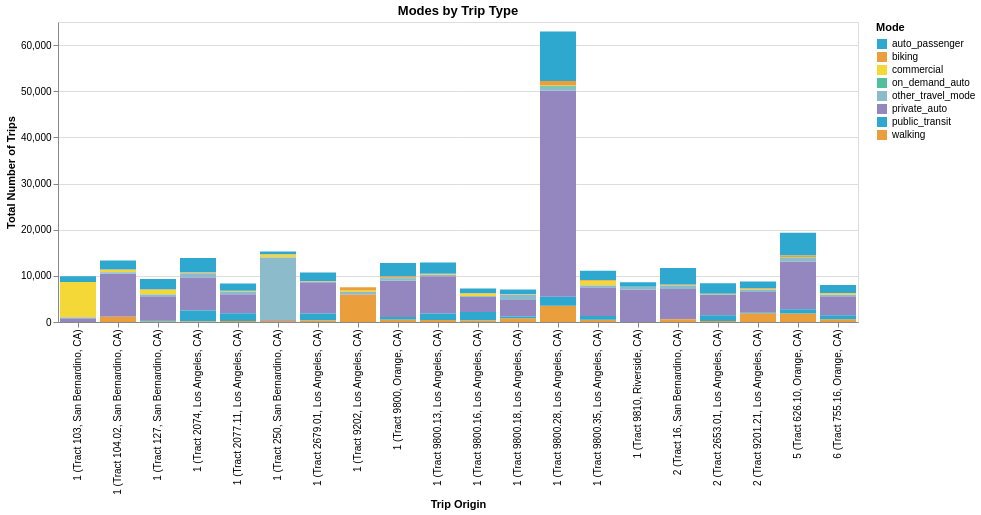

Source (notebook cell):
### Code cell
alt.Chart(modes_breakdown).mark_bar().encode(
    x=alt.X("Trip Grouping:O", title = "Trip Origin"),
    y=alt.Y("Total Trips:Q", title="Total Number of Trips"),
    color=alt.Color("Mode:N", scale=alt.Scale(range=cp.CALITP_CATEGORY_BRIGHT_COLORS)),
    tooltip = ['Total Trips', 'Mode']
    ).properties(
    width=800,  
    height=300,
    title='Modes by Trip Type')

### Figure 1 — Vega specification as saved in the notebook (floating-point values rounded to 4 significant figures; data arrays with more than 128 entries replaced by an {"elided": "..."} marker saying what was removed)
{"$schema": "https://vega.github.io/schema/vega/v5.json", "data": [{"name": "source_0", "values": {"elided": "149 records"}}, {"name": "source_0_x_domain_Trip Grouping", "values": [{"Trip Grouping": "1 (Tract 127, San Bernardino, CA)"}, {"Trip Grouping": "1 (Tract 9202, Los Angeles, CA)"}, {"Trip Grouping": "1 (Tract 9800.28, Los Angeles, CA)"}, {"Trip Grouping": "1 (Tract 2074, Los Angeles, CA)"}, {"Trip Grouping": "1 (Tract 9800.16, Los Angeles, CA)"}, {"Trip Grouping": "1 (Tract 103, San Bernardino, CA)"}, {"Trip Grouping": "2 (Tract 9201.21, Los Angeles, CA)"}, {"Trip Grouping": "1 (Tract 9800.35, Los Angeles, CA)"}, {"Trip Grouping": "1 (Tract 250, San Bernardino, CA)"}, {"Trip Grouping": "1 (Tract 104.02, San Bernardino, CA)"}, {"Trip Grouping": "2 (Tract 16, San Bernardino, CA)"}, {"Trip Grouping": "6 (Tract 755.16, Orange, CA)"}, {"Trip Grouping": "1 (Tract 9800.13, Los Angeles, CA)"}, {"Trip Grouping": "1 (Tract 2077.11, Los Angeles, CA)"}, {"Trip Grouping": "5 (Tract 626.10, Orange, CA)"}, {"Trip Grouping": "1 (Tract 9800.18, Los Angeles, CA)"}, {"Trip Grouping": "1 (Tract 9800, Orange, CA)"}, {"Trip Grouping": "1 (Tract 2679.01, Los Angeles, CA)"}, {"Trip Grouping": "2 (Tract 2653.01, Los Angeles, CA)"}, {"Trip Grouping": "1 (Tract 9810, Riverside, CA)"}]}, {"name": "source_0_color_domain_Mode", "values": [{"Mode": "commercial"}, {"Mode": "biking"}, {"Mode": "private_auto"}, {"Mode": "auto_passenger"}, {"Mode": "other_travel_mode"}, {"Mode": "walking"}, {"Mode": "public_transit"}, {"Mode": "on_demand_auto"}]}], "marks": [{"type": "rect", "name": "marks", "from": {"data": "source_0"}, "encode": {"update": {"y2": {"field": "Total Trips_start", "scale": "y"}, "y": {"field": "Total Trips_end", "scale": "y"}, "tooltip": {"signal": "{\"Total Trips\": format(datum[\"Total Trips\"], \"\"), \"Mode\": isValid(datum[\"Mode\"]) ? datum[\"Mode\"] : \"\"+datum[\"Mode\"]}"}, "fill": {"field": "Mode", "scale": "color"}, "width": {"signal": "max(0.25, bandwidth('x'))"}, "x": {"field": "Trip Grouping", "scale": "x"}}}, "style": ["bar"]}], "scales": [{"name": "x", "type": "band", "domain": {"data": "source_0_x_domain_Trip Grouping", "field": "Trip Grouping", "sort": true}, "range": [0, {"signal": "width"}], "paddingInner": 0.1, "paddingOuter": 0.05}, {"name": "y", "type": "linear", "domain": {"data": "source_0", "fields": ["Total Trips_start", "Total Trips_end"]}, "range": [{"signal": "height"}, 0], "nice": true, "zero": true}, {"name": "color", "type": "ordinal", "domain": {"data": "source_0_color_domain_Mode", "field": "Mode", "sort": true}, "range": ["#2EA8CE", "#EB9F3C", "#F4D837", "#51BF9D", "#8CBCCB", "#9487C0"]}], "axes": [{"scale": "y", "zindex": 0, "labels": false, "domain": false, "maxExtent": 0, "aria": false, "grid": true, "orient": "left", "gridScale": "x", "tickCount": {"signal": "ceil(height/40)"}, "ticks": false, "minExtent": 0}, {"scale": "x", "orient": "bottom", "grid": false, "zindex": 0, "labelAngle": 270, "title": "Trip Origin", "labelAlign": "right", "labelBaseline": "middle"}, {"scale": "y", "grid": false, "tickCount": {"signal": "ceil(height/40)"}, "title": "Total Number of Trips", "zindex": 0, "orient": "left", "labelOverlap": true}], "title": {"text": "Modes by Trip Type", "frame": "group"}, "padding": 5, "background": "white", "legends": [{"fill": "color", "symbolType": "square", "title": "Mode"}], "width": 800, "height": 300, "style": "cell"}
